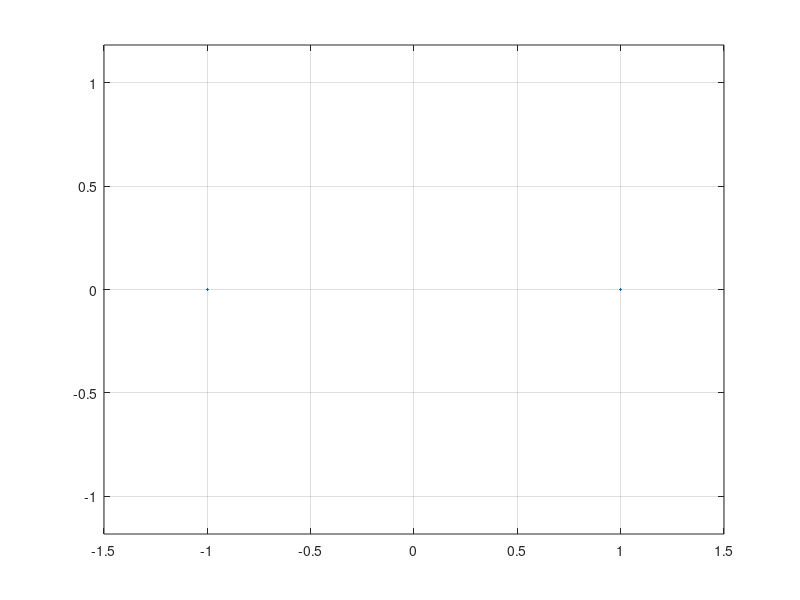

Write MATLAB code to recreate this figure.
% 0 ke liye -1 1 in the form of 1(180*)
%psk me 1 bit
%qpsk ke liye max phase max 90 ka diff
%+- 1 +-j
clc;close all;clear all;
N1=randi([0,1],10000,1);
bpsk = pskmod(N1,2,0);
figure
plot(real(bpsk), imag(bpsk), '.');
xlim([-1.5 1.5]);
axis equal; grid on;

% N2=randi([0,3],10000,1);
% qpsk = pskmod(N2,2,0);
% figure
% plot(real(qpsk), imag(qpsk), '.');
% axis equal; grid on;
